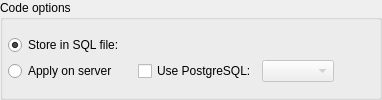
                <widget class="QGroupBox" name="code_opts_gb">
                 <property name="sizePolicy">
                  <sizepolicy hsizetype="Expanding" vsizetype="Fixed">
                   <horstretch>0</horstretch>
                   <verstretch>0</verstretch>
                  </sizepolicy>
                 </property>
                 <property name="title">
                  <string>Code options</string>
                 </property>
                 <layout class="QVBoxLayout" name="verticalLayout">
                  <property name="spacing">
                   <number>5</number>
                  </property>
                  <property name="leftMargin">
                   <number>5</number>
                  </property>
                  <property name="topMargin">
                   <number>5</number>
                  </property>
                  <property name="rightMargin">
                   <number>5</number>
                  </property>
                  <property name="bottomMargin">
                   <number>5</number>
                  </property>
                  <item>
                   <layout class="QGridLayout" name="gridLayout_8">
                    <property name="bottomMargin">
                     <number>0</number>
                    </property>
                    <item row="0" column="1">
                     <widget class="QWidget" name="store_in_file_wgt" native="true">
                      <property name="enabled">
                       <bool>true</bool>
                      </property>
                      <property name="sizePolicy">
                       <sizepolicy hsizetype="Expanding" vsizetype="Preferred">
                        <horstretch>0</horstretch>
                        <verstretch>0</verstretch>
                       </sizepolicy>
                      </property>
                     </widget>
                    </item>
                    <item row="0" column="0">
                     <widget class="QRadioButton" name="store_in_file_rb">
                      <property name="sizePolicy">
                       <sizepolicy hsizetype="Preferred" vsizetype="Fixed">
                        <horstretch>0</horstretch>
                        <verstretch>0</verstretch>
                       </sizepolicy>
                      </property>
                      <property name="toolTip">
                       <string>&lt;p&gt;Compares the model and the input database storing the diff in a SQL file for later usage.&lt;/p&gt;</string>
                      </property>
                      <property name="statusTip">
                       <string/>
                      </property>
                      <property name="text">
                       <string>Store in SQL file:</string>
                      </property>
                      <property name="checked">
                       <bool>true</bool>
                      </property>
                     </widget>
                    </item>
                    <item row="1" column="0">
                     <widget class="QRadioButton" name="apply_on_server_rb">
                      <property name="enabled">
                       <bool>true</bool>
                      </property>
                      <property name="sizePolicy">
                       <sizepolicy hsizetype="Preferred" vsizetype="Fixed">
                        <horstretch>0</horstretch>
                        <verstretch>0</verstretch>
                       </sizepolicy>
                      </property>
                      <property name="minimumSize">
                       <size>
                        <width>125</width>
                        <height>0</height>
                       </size>
                      </property>
                      <property name="toolTip">
                       <string>&lt;p&gt;Compares the model and the input database generating a diff and applying it directly to the latter. &lt;strong&gt;WARNING:&lt;/strong&gt; this mode causes irreversible changes on the database and in case of failure the original structure is not restored, so make sure to have a backup before proceeding.&lt;/p&gt;</string>
                      </property>
                      <property name="statusTip">
                       <string/>
                      </property>
                      <property name="text">
                       <string>Apply on server</string>
                      </property>
                      <property name="checked">
                       <bool>false</bool>
                      </property>
                     </widget>
                    </item>
                    <item row="1" column="1">
                     <layout class="QHBoxLayout" name="horizontalLayout_17">
                      <property name="spacing">
                       <number>5</number>
                      </property>
                      <item>
                       <widget class="QCheckBox" name="pgsql_ver_chk">
                        <property name="toolTip">
                         <string>&lt;p&gt;Override the PostgreSQL version when generating the diff code. The default is to use the same version as the input database (detected automatically).&lt;/p&gt;</string>
                        </property>
                        <property name="statusTip">
                         <string/>
                        </property>
                        <property name="text">
                         <string>Use PostgreSQL:</string>
                        </property>
                       </widget>
                      </item>
                      <item>
                       <widget class="QComboBox" name="pgsql_ver_cmb">
                        <property name="enabled">
                         <bool>false</bool>
                        </property>
                        <property name="statusTip">
                         <string/>
                        </property>
                        <property name="iconSize">
                         <size>
                          <width>28</width>
                          <height>28</height>
                         </size>
                        </property>
                       </widget>
                      </item>
                      <item>
                       <spacer name="horizontalSpacer_4">
                        <property name="orientation">
                         <enum>Qt::Orientation::Horizontal</enum>
                        </property>
                        <property name="sizeHint" stdset="0">
                         <size>
                          <width>40</width>
                          <height>20</height>
                         </size>
                        </property>
                       </spacer>
                      </item>
                     </layout>
                    </item>
                   </layout>
                  </item>
                 </layout>
                </widget>
